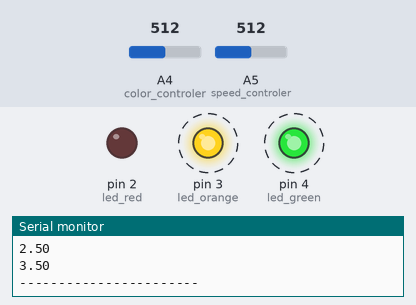
The sketch below on a simulated Arduino Uno, built with avr-gcc and run on an emulated ATmega328P. On the bench: output pins drawn as LEDs (lit = HIGH), the last lines printed to the serial monitor. Dashed ring = blinking. The inputs (shaded band) are chosen by the test bench; at power-on: A4 (color_controler) = 512, A5 (speed_controler) = 512.

Above: at 1.3 s.
1.4 s: A4 (color_controler) set to 679
4.6 s: A4 (color_controler) set to 707
At 5.28 s:
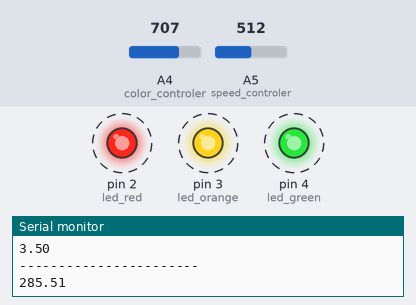
7.8 s: A4 (color_controler) set to 306
At 8.14 s:
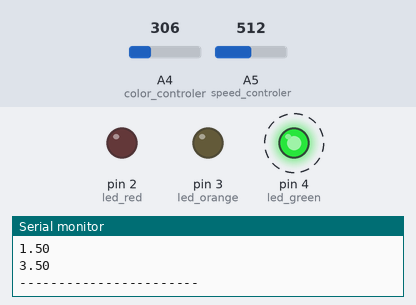
11.0 s: A5 (speed_controler) set to 122
14.2 s: A5 (speed_controler) set to 900
17.4 s: A4 (color_controler) set to 338
20.6 s: A4 (color_controler) set to 364
At 21.03 s:
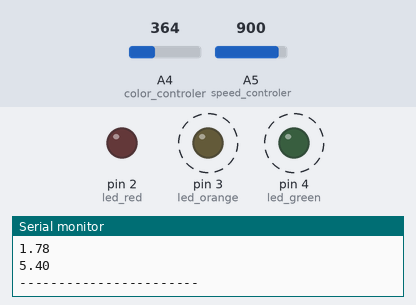
Timing chart, 0 to 24.8 s (numbered marks = the images above; inputs shaded):
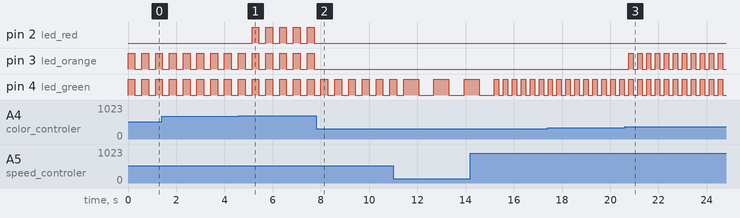

Measured:
- the behaviour switches between 695 and 696 on A4 (color_controler) (found by bisection; images 0 and 1)
- the behaviour switches between 347 and 348 on A4 (color_controler) (found by bisection; images 2 and 3)
- after the input at 4.6 s, pin 2 (led_red): alternates HIGH for 0.29 s and LOW for 0.29 s, starting after 0.54 s
- after the input at 7.8 s, pin 2 (led_red), pin 3 (led_orange): stops changing and stays LOW
- after the input at 20.6 s, pin 3 (led_orange): alternates HIGH for 0.19 s and LOW for 0.19 s, starting after 0.16 s
- by itself, pin 3 (led_orange): alternates HIGH for 0.29 s and LOW for 0.29 s
- by itself, pin 4 (led_green): alternates HIGH for 0.19 s and LOW for 0.19 s

The sketch:

modular_blinking_and_speed_lights.ino
```cpp
const int color_controler=18;
const int speed_controler=19;

const int led_green=4;
const int led_orange=3;
const int led_red=2;

int val_color_controler;
float val_color_controler_volt;

int val_speed_controler;
float val_speed_controler_volt;

void setup() {
  // Setup
  pinMode(color_controler, INPUT);
  pinMode(speed_controler, INPUT);
  pinMode(led_green, OUTPUT);
  pinMode(led_orange, OUTPUT);
  pinMode(led_red, OUTPUT);

  Serial.begin(9600);

  Serial.println("--- Program started ---");

}

void loop() {
  // Main loop

  val_color_controler = analogRead(color_controler);
  val_color_controler_volt = ((val_color_controler * 5.0) / 1023.0);

  val_speed_controler = analogRead(speed_controler);
  val_speed_controler_volt = ((val_speed_controler * 5.0) / 1023.0) + 1;

  Serial.println(val_color_controler_volt);
  Serial.println(val_speed_controler_volt);
  Serial.println("-----------------------");

  if (val_color_controler_volt < 1.7) {
     digitalWrite(led_red, LOW);
     digitalWrite(led_orange, LOW);
     digitalWrite(led_green, HIGH);
     delay(1000/val_speed_controler_volt);
     digitalWrite(led_red, LOW);
     digitalWrite(led_orange, LOW);
     digitalWrite(led_green, LOW);
     delay(int(1000/val_speed_controler_volt));
     }

  else if (val_color_controler_volt >= 1.7 and val_color_controler_volt < 3.4) {
     digitalWrite(led_red, LOW);
     digitalWrite(led_orange, HIGH);
     digitalWrite(led_green, HIGH);
     delay(1000/val_speed_controler_volt);
     digitalWrite(led_red, LOW);
     digitalWrite(led_orange, LOW);
     digitalWrite(led_green, LOW);
     delay(int(1000/val_speed_controler_volt));
     }

  else if (val_color_controler_volt >= 3.4) {
    digitalWrite(led_red, HIGH);
    digitalWrite(led_orange, HIGH);
    digitalWrite(led_green, HIGH);
    Serial.println(1000/val_speed_controler_volt);
    delay(int(1000/val_speed_controler_volt));
    digitalWrite(led_red, LOW);
    digitalWrite(led_orange, LOW);
    digitalWrite(led_green, LOW);
    delay(int(1000/val_speed_controler_volt));
     }

}
```
